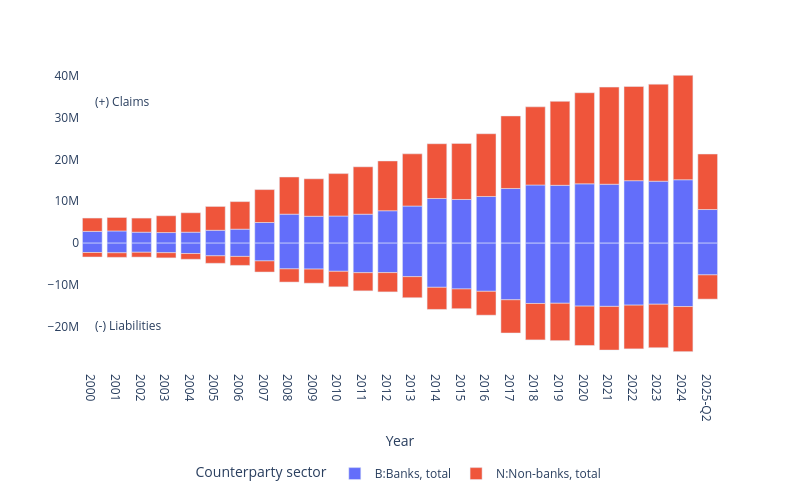

This figure's notebook cell:
### Code cell
import plotly.express as px

fig = px.bar(
    df2,
    x="Year",
    y="Value",
    color="Counterparty sector",
)

fig.update_layout(
    plot_bgcolor='white',
    width=800,
    height=500,
    margin=dict(b=100),   # Extra bottom space
    legend=dict(
        orientation="h",
        y=-0.3,           # Move legend further down
        x=0.5,
        xanchor="center",
        yanchor="top"
    )
)

fig.add_annotation(
    xref="paper", yref="paper",
    x=0.02, y=0.1,
    text="(-) Liabilities",
    showarrow=False,
    font=dict(size=12)
)

fig.add_annotation(
    xref="paper", yref="paper",
    x=0.02, y=0.9,
    text="(+) Claims",
    showarrow=False,
    font=dict(size=12)
)

fig.update_yaxes(title_text=None)

fig.show()

### Figure 1 — Plotly figure (JSON) as saved in the notebook; plotly's stock layout.template omitted (floating-point values rounded to 4 significant figures)
{"data": [{"alignmentgroup": "True", "hovertemplate": "Counterparty sector=B:Banks, total<br>Year=%{x}<br>Value=%{y}<extra></extra>", "legendgroup": "B:Banks, total", "marker": {"color": "#636efa", "pattern": {"shape": ""}}, "name": "B:Banks, total", "offsetgroup": "B:Banks, total", "orientation": "v", "showlegend": true, "textposition": "auto", "type": "bar", "x": ["2000", "2000", "2001", "2001", "2002", "2002", "2003", "2003", "2004", "2004", "2005", "2005", "2006", "2006", "2007", "2007", "2008", "2008", "2009", "2009", "2010", "2010", "2011", "2011", "2012", "2012", "2013", "2013", "2014", "2014", "2015", "2015", "2016", "2016", "2017", "2017", "2018", "2018", "2019", "2019", "2020", "2020", "2021", "2021", "2022", "2022", "2023", "2023", "2024", "2024", "2025-Q2", "2025-Q2"], "xaxis": "x", "y": [2805821, -2232355, 2903479, -2304094, 2614403, -2180007, 2525011, -2277425, 2612791, -2477970, 3072104, -3026958, 3335401, -3167892, 4926443, -4242469, 6915319, -6141503, 6419635, -6191710, 6470415, -6721365, 6910828, -7050644, 7727000.0, -7032000.0, 8856000.0, -8000000.0, 10660000.0, -10530000.0, 10420000.0, -10930000.0, 11130000.0, -11490000.0, 13040000.0, -13520000.0, 13870000.0, -14400000.0, 13800000.0, -14350000.0, 14150000.0, -15020000.0, 14060000.0, -15090000.0, 14900000.0, -14790000.0, 14780000.0, -14570000.0, 15120000.0, -15130000.0, 8020000.0, -7571000.0], "yaxis": "y"}, {"alignmentgroup": "True", "hovertemplate": "Counterparty sector=N:Non-banks, total<br>Year=%{x}<br>Value=%{y}<extra></extra>", "legendgroup": "N:Non-banks, total", "marker": {"color": "#EF553B", "pattern": {"shape": ""}}, "name": "N:Non-banks, total", "offsetgroup": "N:Non-banks, total", "orientation": "v", "showlegend": true, "textposition": "auto", "type": "bar", "x": ["2000", "2000", "2001", "2001", "2002", "2002", "2003", "2003", "2004", "2004", "2005", "2005", "2006", "2006", "2007", "2007", "2008", "2008", "2009", "2009", "2010", "2010", "2011", "2011", "2012", "2012", "2013", "2013", "2014", "2014", "2015", "2015", "2016", "2016", "2017", "2017", "2018", "2018", "2019", "2019", "2020", "2020", "2021", "2021", "2022", "2022", "2023", "2023", "2024", "2024", "2025-Q2", "2025-Q2"], "xaxis": "x", "y": [3181684, -1071175, 3215425, -1085295, 3363843, -1152539, 4010101, -1237949, 4637890, -1371256, 5684704, -1786141, 6577086, -2146111, 7853763, -2652692, 8866006, -3151310, 8934507, -3371222, 10121979, -3704992, 11302275, -4337881, 11890000.0, -4604000.0, 12450000.0, -5027000.0, 13060000.0, -5281000.0, 13380000.0, -4710000.0, 14970000.0, -5700000.0, 17310000.0, -7926000.0, 18650000.0, -8691000.0, 20030000.0, -8917000.0, 21740000.0, -9394000.0, 23170000.0, -10430000.0, 22470000.0, -10440000.0, 23150000.0, -10370000.0, 24910000.0, -10760000.0, 13240000.0, -5789000.0], "yaxis": "y"}], "layout": {"annotations": [{"font": {"size": 12}, "showarrow": false, "text": "(-) Liabilities", "x": 0.02, "xref": "paper", "y": 0.1, "yref": "paper"}, {"font": {"size": 12}, "showarrow": false, "text": "(+) Claims", "x": 0.02, "xref": "paper", "y": 0.9, "yref": "paper"}], "barmode": "relative", "height": 500, "legend": {"orientation": "h", "title": {"text": "Counterparty sector"}, "tracegroupgap": 0, "x": 0.5, "xanchor": "center", "y": -0.3, "yanchor": "top"}, "margin": {"b": 100, "t": 60}, "plot_bgcolor": "white", "width": 800, "xaxis": {"anchor": "y", "domain": [0, 1], "title": {"text": "Year"}}, "yaxis": {"anchor": "x", "domain": [0, 1], "title": {}}}}
